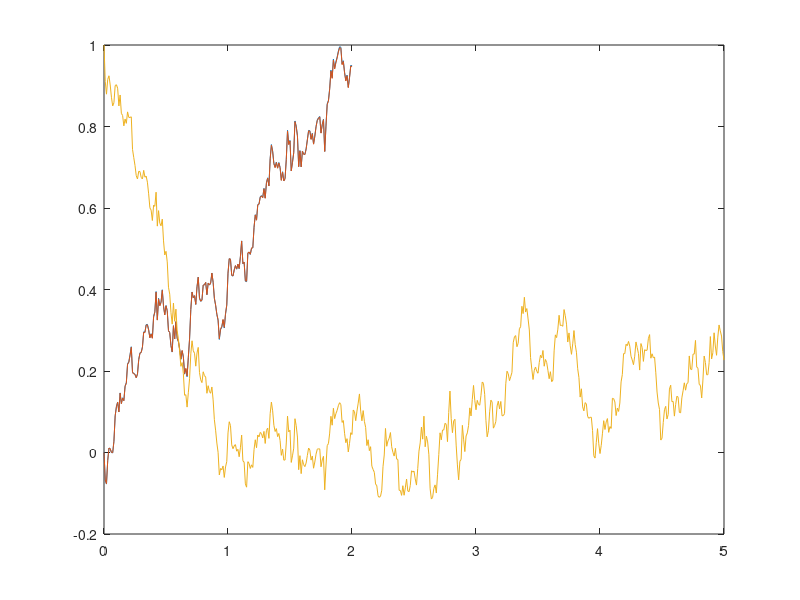

Here is the MATLAB script that generated this plot:
% author: Jantine Broek
% date: Dec 2017
% Goal: Simulating the Ornstein-Uhlenbeck process
% Reference: https://math.stackexchange.com/questions/1287634/implementing-ornstein-uhlenbeck-in-matlab

%% Simulation
th = 1;
mu = 1.2;
sig = 0.3;
dt = 1e-2;
t = 0:dt:2;                         % Time vector
x = zeros(1,length(t));     % Allocate output vector, set initial condition
rng(1);                             % Set random seed

for i = 1:length(t)-1
    x(i+1) = x(i)+th*(mu-x(i))*dt+sig*sqrt(dt)*randn;
end

figure;
plot(t,x);
hold on 

%% Solution in terms of integral
th = 1;
mu = 1.2;
sig = 0.3;
dt = 1e-2;
t = 0:dt:2;                         % Time vector
x0 = 0;                             % Set initial condition
rng(1);                              % Set random seed
W = zeros(1,length(t));     % Allocate integrated W vector

for i = 1:length(t)-1
    W(i+1) = W(i)+sqrt(dt)*exp(th*t(i))*randn; 
end

ex = exp(-th*t);
x = x0*ex+mu*(1-ex)+sig*ex.*W;

%figure;
plot(t,x);
hold on

%% Analytical solution
% with Wiener increments and ``scaled-time transformed'' Wiener process
th = 1;
mu = 0;
sig = 0.3;
dt = 1e-2;
t = 0:dt:5;                             % Time vector
x0 = 1;                                 % Set initial condition
rng(1);                                  % Set random seed
W = zeros(1,length(t));        % Allocate integrated W vector

for i = 1:length(t)-1
    W(i+1) = W(i)+sqrt(exp(2*th*t(i+1))-exp(2*th*t(i)))*randn;
end

ex = exp(-th*t);
x = x0*ex+mu*(1-ex)+sig*ex.*W/sqrt(2*th);

%figure;
plot(t,x);



